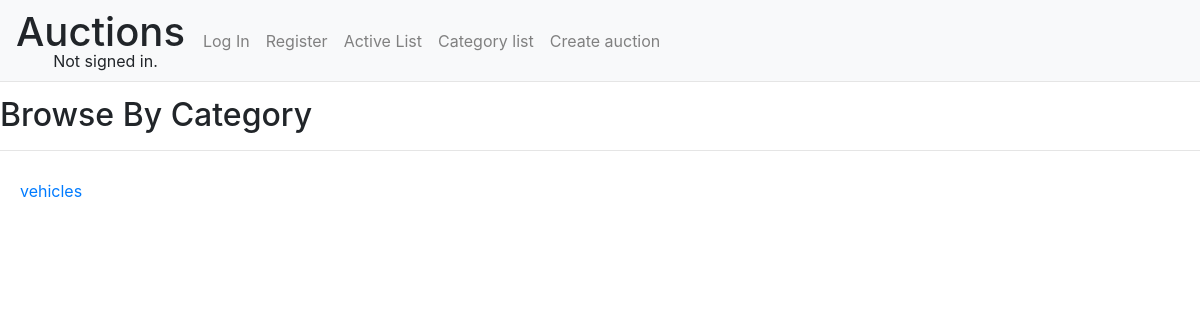
/category_list, run on an earlier commit of the app's database.
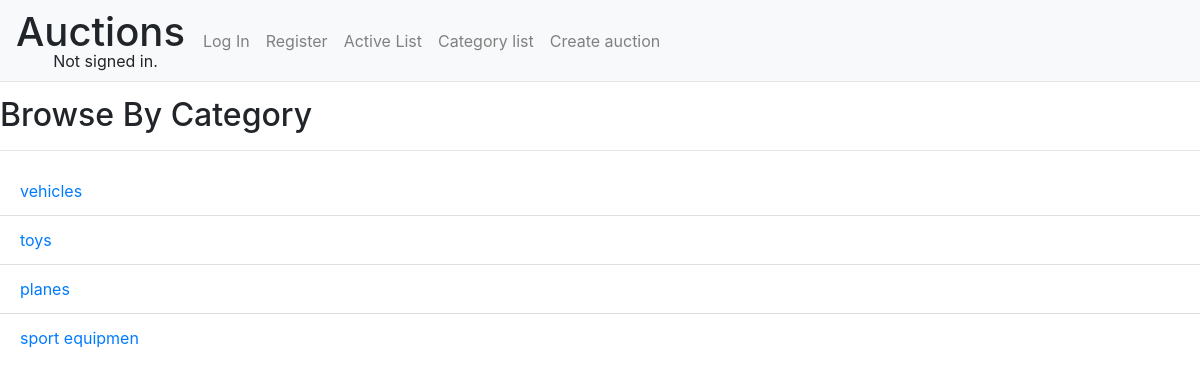
And on a later commit of the database.
### auctions/models.py (models this page shows, shortened)
class Category(models.Model):
    name = models.CharField(max_length=32)
    def __str__(self):
        return f"{self.name}"

### auctions/views.py (the view)
# urls.py: path("category_list", views.category_list, name="category_list"),
def category_list(request):
    params = {}
    params["categories"] = Category.objects.all()
    return render(request ,"auctions/category_list.html", params)

### auctions/templates/auctions/category_list.html (shortened to what this page needs)
{% extends "auctions/layout.html" %}
{% block body %}
    <h2>Browse By Category</h2>
    <hr>
    <ul class="list-group-flush p-0">
        {% for category_elem in categories %}
            <li class="list-group-item">
                <a href="{% url 'category' category_elem.id %}">{{ category_elem }}</a>
            </li>
        {% endfor %}
    </ul>
{% endblock %}

What changed in the data, as far as the page shows it:
added Category: name "toys"
added Category: name "planes"
added Category: name "sport equipmen"
